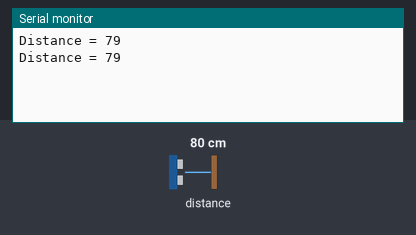
Recording of a sketch running on a simulated ESP8266 (NodeMCU). On the bench: the last lines printed to the serial monitor. Wiring (inferred from the names in the program): ultrasonic range finder: trigger GPIO 2; echo GPIO 0. The inputs (shaded band) are chosen by the test bench; at power-on: distance to the obstacle 80 cm. The echo pulse lasts 58.3 µs per cm.

Above: at 3.8 s.
3.9 s: distance to the obstacle set to 2 cm
At 6.9 s:
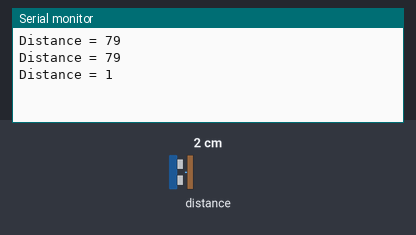
7.8 s: distance to the obstacle set to 4 cm
At 10.4 s:
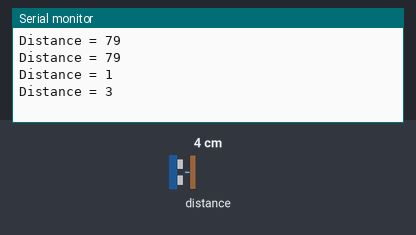
Timing chart, 0 to 11.9 s (numbered marks = the images above; inputs shaded):
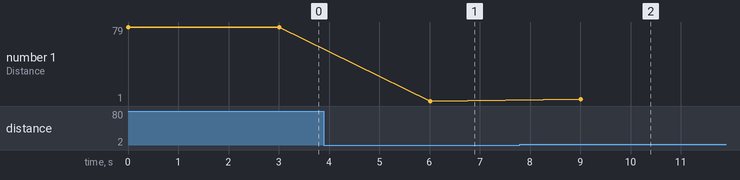

Measured:
- after the input at 3.9 s, the serial monitor: prints a new line after 2.1 s (image 1)
- after the input at 7.8 s, the serial monitor: prints a new line after 1.2 s (image 2)
- plotted number 1: 79 → 1 after the input at 3.9 s, 1 → 3 after the input at 7.8 s

The sketch:

distance_measuring.ino
```cpp
#include <ESP8266WiFi.h>
#include "ThingSpeak.h" // always include thingspeak header file after other header files and custom macros

char ssid[] ="realme XT" ;   // your network SSID (name)
char pass[] ="012345678";    // your network password
int keyIndex = 0;            // your network key Index number (needed only for WEP)
WiFiClient  client;

// Weather station channel details
/*unsigned long weatherStationChannelNumber = SECRET_CH_ID_WEATHER_STATION;
unsigned int temperatureFieldNumber = 4;*/

// Counting channel details
unsigned long counterChannelNumber =1354070;
const char * myCounterReadAPIKey = "55XZX0PEUKKF4INQ";

const int trigP = 2;  //D4 Or GPIO-2 of nodemcu
const int echoP = 0;  //D3 Or GPIO-0 of nodemcu

long duration;
int distance;

void setup() {
pinMode(trigP, OUTPUT);  // Sets the trigPin as an Output
pinMode(echoP, INPUT);   // Sets the echoPin as an Input
Serial.begin(9600);      // Open serial channel at 9600 baud rate
}

void loop() {

digitalWrite(trigP, LOW);   // Makes trigPin low
delayMicroseconds(2);       // 2 micro second delay

digitalWrite(trigP, HIGH);  // tigPin high
delayMicroseconds(10);      // trigPin high for 10 micro seconds
digitalWrite(trigP, LOW);   // trigPin low

duration = pulseIn(echoP, HIGH);   //Read echo pin, time in microseconds
distance= duration*0.034/2;        //Calculating actual/real distance

Serial.print("Distance = ");        //Output distance on arduino serial monitor
Serial.println(distance);
delay(3000);                        //Pause for 3 seconds and start measuring distance again
}
```
